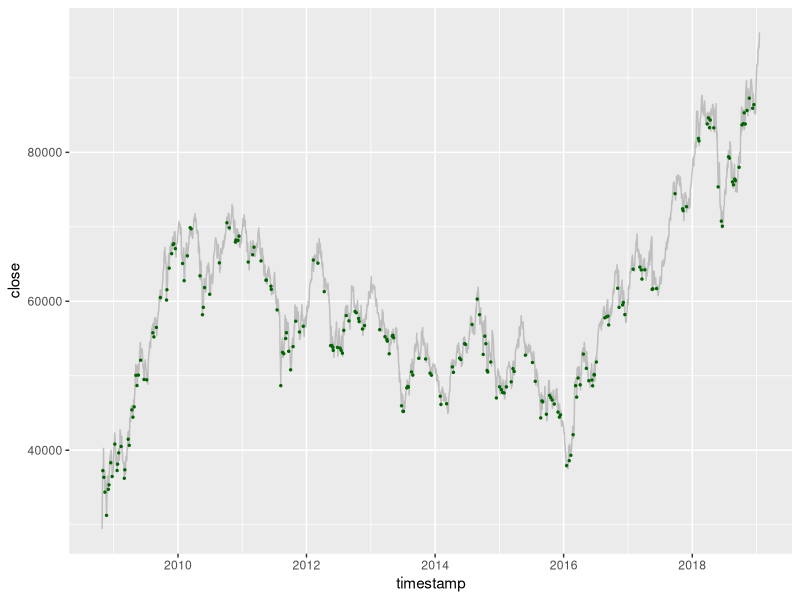

R code for this plot: (Note: this script raises an error after producing the figure.)
# Libraries----
library(tidyverse)
library(lubridate)
library(magrittr)
library(TTR)
library(caret)
library(quantmod)
library(gridExtra) # Plot's Grid
library(pls) # PCR
library(leaps) # Best subset selection
library(glmnet) # Ridge & Lasso regression
library(ROCR) # ROC curve

# Inspect data----
# Read
EUR_USD <- read_csv('data/EUR_USD.csv', 
                     locale = locale(decimal_mark = ",", grouping_mark = ".")) %>%
  select(-one_of('% var.')) %>% 
  mutate(Fecha = dmy(Fecha)) %>% 
  setNames(c('timestamp', 'close', 'open', 'high', 'low')) %>% 
  arrange(timestamp)

NIKKEI <- read_csv('data/Nikkei 225.csv', 
                     locale = locale(decimal_mark = ",", grouping_mark = ".")) %>%
  select(-one_of(c('Vol.', '% var.'))) %>% 
  mutate(Fecha = dmy(Fecha)) %>% 
  setNames(c('timestamp', 'close', 'open', 'high', 'low')) %>% 
  arrange(timestamp)

WTI <- read_csv('data/WTI.csv', 
                   locale = locale(decimal_mark = ",", grouping_mark = ".")) %>%
  select(-one_of(c('Vol.', '% var.'))) %>% 
  mutate(Fecha = dmy(Fecha)) %>% 
  setNames(c('timestamp', 'close', 'open', 'high', 'low')) %>% 
  arrange(timestamp)

FTSE <- read_csv('data/FTSE 100.csv', 
                   locale = locale(decimal_mark = ",", grouping_mark = ".")) %>%
  select(-one_of(c('Vol.', '% var.'))) %>% 
  mutate(Fecha = dmy(Fecha)) %>% 
  setNames(c('timestamp', 'close', 'open', 'high', 'low')) %>% 
  arrange(timestamp)

IBEX <- read_csv('data/IBEX 35.csv', 
                   locale = locale(decimal_mark = ",", grouping_mark = ".")) %>%
  select(-one_of(c('Vol.', '% var.'))) %>% 
  mutate(Fecha = dmy(Fecha)) %>% 
  setNames(c('timestamp', 'close', 'open', 'high', 'low')) %>% 
  arrange(timestamp)

BOVESPA <- read_csv('data/Bovespa.csv', 
                   locale = locale(decimal_mark = ",", grouping_mark = ".")) %>%
  select(-one_of(c('Vol.', '% var.'))) %>% 
  mutate(Fecha = dmy(Fecha)) %>% 
  setNames(c('timestamp', 'close', 'open', 'high', 'low')) %>% 
  arrange(timestamp)

NASDAQ <- read_csv('data/NASDAQ.csv', 
                   locale = locale(decimal_mark = ",", grouping_mark = ".")) %>%
  select(-one_of(c('Vol.', '% var.'))) %>% 
  mutate(Fecha = dmy(Fecha)) %>% 
  setNames(c('timestamp', 'close', 'open', 'high', 'low')) %>% 
  arrange(timestamp)

# Search NA's
# which(is.na(raw_data))

# Plot
# xts(raw_data$close, raw_data$timestamp) %>% plot()

# Create dependent variable----

predict_tp <- function(data = data, tp = 0.015, sl = 0.02, h = 10){
  
  class <- c()
  for (d in 1:(nrow(data)-h)){
    
    buy <- data$close[d]
    
    # Goals
    goal_limit <- buy*( 1 + tp )
    goal_stop <- buy*( 1 - sl )
    
    # Higs and lows within the horizon
    highs <- data$high[(d+1):(d+h)]
    lows <- data$low[(d+1):(d+h)]
    
    # Check for limits triggered
    tests_high <- highs >= goal_limit
    tests_low <- lows <= goal_stop
    
    # Check the first trigger
    first_limit <- ifelse(any(tests_high == TRUE), min(which(tests_high == TRUE)), NA)
    first_stop <- ifelse(any(tests_low == TRUE), min(which(tests_low == TRUE)), NA)
    
    # Make Classification
    if(is.na(first_limit)) {
      react <- 'stay'
    } else {
      if (is.na(first_stop)){
        react <- 'buy'
      } else {
        react <- ifelse(first_limit < first_stop, 'buy', 'stay')
      }
    }
    
    class %<>% append(react)
  }
  
  # Attach class to data
  data %<>% cbind(class = c(class, rep(NA, h)))
  
  return(data)
}

data <- BOVESPA %>% predict_tp(tp = 0.03, sl = 0.03, h = 20) %>%
  mutate(class = factor(class), 
         aux = ifelse(class == lag(class), 1, 0),
         class_2 = factor(ifelse(aux == 0 & class == 'buy', 'buy', 'stay'))) %>% #levels = c('stay', 'buy')))
  select(-one_of('aux', 'class'))

# which(data$class_2 == 'buy') %>% length()
# 
data %>%
  mutate(buy_close = if_else(class_2 == 'buy', close, NA_real_)) %>%
  ggplot(aes(x = timestamp, y = close)) +
  geom_line(colour = 'grey') +
  geom_point(aes(y = buy_close), colour = 'darkgreen', size = 0.5)

# Create factors----

.adx <- ADX(data[,c('high', 'low', 'close')], n = 14, maType = 'EMA') %>%
  as.data.frame() %>% setNames(c('dip', 'din', 'dx', 'adx'))

.macd = MACD(data$close, maType = 'EMA') %>% as.data.frame() %>% 
  setNames(c('macd', 'macd_signal'))

data %<>% cbind(.adx[,-3], .macd) %>% 
  mutate(lag_1 = close / lag(close) - 1,
         # lag_2 = close / lag(close, 2) - 1,
         lag_3 = close / lag(close, 3) - 1,
         # lag_4 = close / lag(close, 4) - 1,
         lag_5 = close / lag(close, 5) - 1,
         rsi = RSI(close, n = 14),
         ema_50 = SMA(close, n = 50),
         ema_13 = EMA(close, n = 13),
         # macd_hist = macd - macd_signal,
         bb_down = BBands(data[,c('high', 'low', 'close')], n = 14, sd = 2.5)[,1],
         bb_up = BBands(data[,c('high', 'low', 'close')], n = 14, sd = 2.5)[,3],
         atr = ATR(data[,c('high', 'low', 'close')], n = 14)[,2],
         sar = SAR(data[,c('high', 'low')])[,1]
  ) %>% 
  na.omit()

# Create Interactions btwn factors(in case of 'MY interactions')----
data %<>% mutate(dip_action = adx - dip,
                 din_action = adx - din,
                 ema_50_action = close - ema_50,
                 ema_13_action = close - ema_13,
                 sar_action = sar - close,
                 bb_down_action = close - bb_down,
                 bb_up_action = close - bb_up,
                 macd_action = macd - macd_signal,
                 ema_macd_action = ema_13 - macd_action
)

data <- data %>% select(c('timestamp', 'lag_1', 'lag_3', 'lag_5', 'rsi', 'atr', 'dip_action',
                          'din_action', 'ema_50_action', 'ema_13_action', 'sar_action', 'bb_down_action',
                          'bb_up_action', 'macd_action', 'ema_macd_action', 'class_2'))

# Description Analysis----

# data %<>%
#   select(-one_of(
#                 'close', 'high', 'low', 'open', 'ema_13', 'lag_2', 'lag_4', 'macd'))

# Correlation plot
.plot_corr <- data %>%
  select(-one_of('timestamp', 'class')) %>%  
  # ,'close', 'high', 'low', 'open', 'ema_13', 'lag_2', 'lag_4', 'macd')) %>%
  na.omit() %>%
  cor() %>%
  corrplot::corrplot(method = 'number', type = 'lower', order = 'hclust')

# Box-plot's
.plot_OHLC <- data %>% 
  select(c('class', 'close', 'open', 'high', 'low', 'ma', 'ema', 'sar')) %>% 
  reshape2::melt() %>%
  ggplot(aes(x = variable, y = value, fill = class)) +
  geom_boxplot()

.plot_lags <- data %>% 
  select(c('class', 'lag_1', 'lag_2', 'lag_3', 'lag_4', 'lag_5')) %>% 
  reshape2::melt() %>%
  ggplot(aes(x = variable, y = value, fill = class)) +
  geom_boxplot()

.plot_adx_rsi <- data %>% 
  select(c('class', 'din', 'dip', 'adx', 'rsi')) %>% 
  reshape2::melt() %>%
  ggplot(aes(x = variable, y = value, fill = class)) +
  geom_boxplot()

.plot_macd <- data %>% 
  select(c('class', 'macd', 'macd_signal', 'macd_hist')) %>% 
  reshape2::melt() %>%
  ggplot(aes(x = variable, y = value, fill = class)) +
  geom_boxplot()

.plot_atr <- data %>% 
  select(c('class', 'atr')) %>% 
  reshape2::melt() %>%
  ggplot(aes(x = variable, y = value, fill = class)) +
  geom_boxplot()

.plot_boxplot <- list(.plot_OHLC, .plot_lags, .plot_adx_rsi, .plot_macd, .plot_atr)

# Histogram
.ind <- names(data)[-c(1, 6)]
.plot_hist <- list()
for(i in .ind){
  .histo_plot <- data %>% 
    select(i) %>% 
    reshape2::melt() %>% 
    ggplot(aes(x = value)) +
    geom_histogram(color="darkblue", fill="lightblue") +
    labs(x = i)
  
  .plot_hist %<>% rlist::list.append(.histo_plot)
}

# Density
.plot_dens <- list()
for(i in .ind){
  .dens_plot <- data %>% 
    select(c('class', i)) %>% 
    reshape2::melt() %>%
    ggplot(aes(x = value, color = class)) +
    geom_density() +
    labs(x = i)
  
  .plot_dens %<>% rlist::list.append(.dens_plot)
}

# list of all plots
descr_plots <- list(.plot_corr, .plot_boxplot, .plot_hist, .plot_dens)


# Grid Plots

# Correlation
descr_plots[[1]] %>% 
  corrplot::corrplot(method = 'number', type = 'lower', order = 'hclust')

# Box-Plot
do.call('grid.arrange', descr_plots[[2]])

# Histograms
do.call('grid.arrange', descr_plots[[3]])

# Density
do.call('grid.arrange', descr_plots[[4]])

# Split data----
train <- data %>% filter(year(timestamp) %in% seq(2009, 2014, 1))

test <- data %>% filter(year(timestamp) %in% c(2015, 2016))

validation <- data %>% filter(year(timestamp) %in% c(2017, 2018))

# Create Folds---- 

# Sample's
.fold_S1 <- which(year(train$timestamp) %in% c(2009, 2010))
.fold_S2 <- which(year(train$timestamp) %in% c(2010, 2011))
.fold_S3 <- which(year(train$timestamp) %in% c(2011, 2012))
.fold_S4 <- which(year(train$timestamp) %in% c(2012, 2013))

# Held-Out's
.fold_OS1 <- which(year(train$timestamp) == 2011)
.fold_OS2 <- which(year(train$timestamp) == 2012)
.fold_OS3 <- which(year(train$timestamp) == 2013)
.fold_OS4 <- which(year(train$timestamp) == 2014)

# Create list
sampleFolds <- list(.fold_S1, .fold_S2, .fold_S3, .fold_S4)

OsampleFolds <- list(.fold_OS1, .fold_OS2, .fold_OS3, .fold_OS4)

# PCR: ALL interactions----

.PCA_cntrl <- trainControl(index = sampleFolds,
                          indexOut = OsampleFolds,
                          classProbs = TRUE,
                          savePredictions = TRUE,
                          summaryFunction = twoClassSummary,
                          preProcOptions = list(thresh = 0.85) #thresh = 0.85,pcaComp = 3)
)
# - high - low - open
PCA_model <- train(class_2 ~ (.)^2 - close  - macd - bb_down - bb_up - dip - din 
                   - adx - macd_signal - lag_1 - lag_3 - lag_5 - rsi - ema_50 
                   - atr - sar - ema_13,  
                   data = train[,-c(1,3,4,5)],
                   method = "glm",
                   family = 'binomial',
                   metric = 'ROC',
                   preProcess = c('pca'),
                   trControl = .PCA_cntrl
)

# Summary c(1,3,4,5)
PCA_model
summary(PCA_model)
PCA_model$preProcess$rotation
PCA_model$resample

# Prediction
PCA_pred <- predict(PCA_model, newdata = test[, -1], type = 'prob')

factor(ifelse(PCA_pred[, 'buy'] >= .7, 'buy', 'stay')) %>% 
  confusionMatrix(reference = test$class_2)

# PCR: MY interactions----

PCA_cntrl <- trainControl(index = sampleFolds,
                          indexOut = OsampleFolds,
                          classProbs = TRUE,
                          savePredictions = TRUE,
                          summaryFunction = twoClassSummary,
                          preProcOptions = list(thresh = 0.85) #thresh = 0.85,pcaComp = 3)
)

PCA_model <- train(class_2 ~ .,  
                   data = train[,-1],
                   method = "glm",
                   family = 'binomial',
                   metric = 'ROC',
                   preProcess = c('pca'),
                   trControl = PCA_cntrl
)

# Summary
PCA_model
summary(PCA_model)
PCA_model$preProcess$rotation
PCA_model$resample

# Prediction
PCA_pred <- predict(PCA_model, newdata = test[, -1], type = 'prob')

cm <- confusionMatrix(data = factor(ifelse(PCA_pred[, 'buy'] >= .5, 'buy', 'stay')),
                reference = test$class_2)

# Summary----
  pROC::roc(test$class,
      PCA_pred[,1],
      levels = rev(levels(test$class))) %>% 
  plot(print.thres = c(.5), type = "S",
     print.thres.pattern = "%.3f (Spec = %.2f, Sens = %.2f)",
     print.thres.cex = .8,
     legacy.axes = TRUE)

getROC <- function(predict, testsample){
  result <- list()
  for(cutoff in seq(0, 1, 0.05)){
    
    .cm <- factor(ifelse(predict[, 'buy'] >= cutoff, 'buy', 'stay')) %>% 
      confusionMatrix(reference = testsample$class_2)
    
    .overall <- .cm$overall %>% data.frame() %>% t()
    .byClass <- .cm$byClass %>% data.frame() %>% t()
    .cases <- .cm$table['buy','buy']
    
    .aux <- cbind(CutOff = cutoff, .overall, .byClass, cases = .cases) 
    
    result %<>% rlist::list.append(.aux)
    
  }
result_1 <- map_dfr(result, as.data.frame)

cases <- result_1 %>% 
  filter(cases > 10) %>% 
  select(c('CutOff', 'Pos Pred Value', 'cases'))

maxcoff <- which.max(cases$'Pos Pred Value')

coff <- slice(cases, maxcoff)

# plotcoff <- plot(x = cases$CutOff, y = cases$'Pos Pred Value', type = 'l')

return(coff)
}

getROC(prueba, test)
# plot(x = result_1$CutOff, y = result_1$'Pos Pred Value', type = 'l')
# plot(x = result_1$CutOff, y = result_1$'Accuracy', type = 'l')

# Function----

PCRegression <- function(serie, tp, sl, h){
  
  # Create class
  data <- predict_tp(serie, tp, sl, h) %>% 
    mutate(aux = ifelse(class == lag(class), 1, 0),
           class_2 = factor(ifelse(aux == 0 & class == 'buy', 'buy', 'stay'))) %>% 
    select(-one_of('aux', 'class'))
  
  # Create Indicators
  .adx <- ADX(data[,c('high', 'low', 'close')], n = 14, maType = 'EMA') %>%
    as.data.frame() %>% setNames(c('dip', 'din', 'dx', 'adx'))
  
  .macd = MACD(data$close, maType = 'EMA') %>% as.data.frame() %>% 
    setNames(c('macd', 'macd_signal'))
  
  data %<>% cbind(.adx[,-3], .macd) %>% 
    mutate(lag_1 = close / lag(close) - 1,
           # lag_2 = close / lag(close, 2) - 1,
           lag_3 = close / lag(close, 3) - 1,
           # lag_4 = close / lag(close, 4) - 1,
           lag_5 = close / lag(close, 5) - 1,
           rsi = RSI(close, n = 14),
           ema_50 = SMA(close, n = 50),
           ema_13 = EMA(close, n = 13),
           # macd_hist = macd - macd_signal,
           bb_down = BBands(data[,c('high', 'low', 'close')], n = 14, sd = 2.5)[,1],
           bb_up = BBands(data[,c('high', 'low', 'close')], n = 14, sd = 2.5)[,3],
           atr = ATR(data[,c('high', 'low', 'close')], n = 14)[,2],
           sar = SAR(data[,c('high', 'low')])[,1]
    ) %>% 
    na.omit()
  
  # Split Data
  train <- data %>% filter(year(timestamp) %in% seq(2009, 2014, 1))

  test <- data %>% filter(year(timestamp) %in% c(2015, 2016))

  validation <- data %>% filter(year(timestamp) %in% c(2017, 2018))

  # Create Folds

  # Sample's
  .fold_S1 <- which(year(train$timestamp) %in% c(2009, 2010))
  .fold_S2 <- which(year(train$timestamp) %in% c(2010, 2011))
  .fold_S3 <- which(year(train$timestamp) %in% c(2011, 2012))
  .fold_S4 <- which(year(train$timestamp) %in% c(2012, 2013))

  # Held-Out's
  .fold_OS1 <- which(year(train$timestamp) == 2011)
  .fold_OS2 <- which(year(train$timestamp) == 2012)
  .fold_OS3 <- which(year(train$timestamp) == 2013)
  .fold_OS4 <- which(year(train$timestamp) == 2014)

  # Create list
  sampleFolds <- list(.fold_S1, .fold_S2, .fold_S3, .fold_S4)

  OsampleFolds <- list(.fold_OS1, .fold_OS2, .fold_OS3, .fold_OS4)

  # PCA Model

  .PCA_cntrl <- trainControl(index = sampleFolds,
                             indexOut = OsampleFolds,
                             classProbs = TRUE,
                             savePredictions = TRUE,
                             summaryFunction = twoClassSummary,
                             preProcOptions = list(thresh = 0.85) #thresh = 0.85,pcaComp = 3)
  )

  PCA_model <- train(class_2 ~ (.)^2 - close - high - low - open - macd - bb_down - bb_up - dip - din
                     - adx - macd_signal - lag_1 - lag_3 - lag_5 - rsi - ema_50
                     - atr - sar - ema_13,
                     data = train[,-1],
                     method = "glm",
                     family = 'binomial',
                     metric = 'ROC',
                     preProcess = c('pca'),
                     trControl = .PCA_cntrl
  )


  # Prediction
  PCA_pred <- predict(PCA_model, newdata = test[,-1], type = 'prob')

  cutoff <- getROC(PCA_pred, test)
  
return(cutoff) 
  
}

result <- list()
for(sl in c(0.02, 0.03, 0.04, 0.05, 0.06)) 
  for(tp in c(0.02, 0.03, 0.04, 0.05, 0.06))
    for(h in c(5, 10, 20)){
      
      parameters <- c(sl, tp, h) %>% 
        matrix() %>%
        t() %>%
        as.data.frame() %>% 
        setNames(c('sl', 'tp', 'h'))
      
      ppv <- PCRegression(FTSE, sl, tp, h)
      ppv %<>% cbind(parameters)
      result %<>% rlist::list.append(ppv)
      
    }

FTSE_result <- map_dfr(result, as.data.frame)
